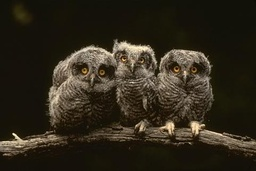
#> input picture input2.jpg, 256 x 171 px, shrunk from 481 x 321 before the run
$ python kmeans_color.py   (Python 2 division)
#> lines starting #> are read from the running program, lines starting #| are printed output that depends on the picture; after the words box and inside, x2 and y2 are one past the last pixel; in counts of white or black regions, pixels touching at a corner belong together; long printed decimals are rounded
import math
from PIL import Image
from pylab import *
import matplotlib.cm as cm
import scipy as sp
import random
from collections import defaultdict
import operator

im = Image.open('input2.jpg')
#> im is the input picture: PIL image 256x171 RGB; mean R, G, B 47.3, 40.6, 27.5
arr = np.asarray(im)

out = Image.open('out2.jpg').convert('L')
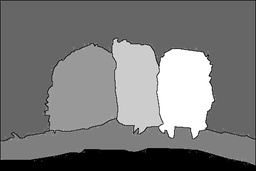
#> input picture out2.jpg, 256 x 171 px, shrunk from 481 x 321 before the run
#> out is the input picture: PIL image 256x171 L; min 0, max 255, mean 121
arr_out = np.asarray(out)

rows,columns = np.shape(arr_out)
#> rows = 171; columns = 256
print 'background pixel level',arr_out[0][0]
#| background pixel level 49

#print '\nrows',rows,'columns',columns
ground_out = np.zeros((rows,columns))


''' Converting ground truth image into binary image for evaluation'''

for i in range(rows):
	for j in range(columns):
		if arr_out[i][j] > 120:
			ground_out[i][j] = 0

		else:
			ground_out[i][j] = 1
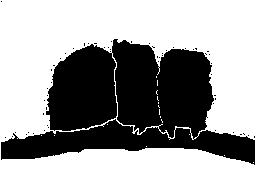
#> ground_out: shape (171, 256) float64; values 0 (black) and 1 (white), 59.7% white; 57 black regions (56 under 20 px), largest, box (x1, y1, x2, y2) and area: (1, 39, 255, 165) 17562

plt.figure()
plt.imshow(ground_out, cmap="Greys_r")
plt.show()


shape = np.shape(arr)
#> shape = (171, 256, 3)

rows = shape[0]
columns = shape[1]

'''obtaining 6 random centroid points'''

r_points = [ random.randint(0, 255) for i in range(6) ]
#> r_points = [197, 215, 20, 132, 248, 207]
g_points = [ random.randint(0, 255) for i in range(6) ]
#> g_points = [155, 244, 183, 111, 71, 144]
b_points = [ random.randint(0, 255) for i in range(6) ]

grey_l = defaultdict(list)

''' Grey scale levels corresponding to 6 clusters'''

grey1 = 40
grey2 = 80
grey3 = 120
grey4 = 160
grey5 = 200
grey6 = 240

grey_l[0] = 40
grey_l[1] = 80
grey_l[2] = 120
grey_l[3] = 160
grey_l[4] = 200
grey_l[5] = 240


g = defaultdict(list)

g2 = []
g3 = []
g4 = []
g5 = []
g6 = []

end = np.zeros((rows,columns))
zavg = [0,0,0]

''' computing average centroids after every iteration'''

def find_centroids(g):
	red_cent_list = []
	blue_cent_list = []
	green_cent_list = []
	#print '0 shape',np.shape(g)
	for i in range(0,6):
		array = np.matrix(g[i])
		avg = np.mean(array,0)
		#print '\naverage values',avg
		pavg = np.ravel(avg)
		#print '2 shape', np.shape(pavg)
		#print 'pavg', pavg
		if not len(pavg):
			red_cent_list.append(zavg[0])
			blue_cent_list.append(zavg[1])
			green_cent_list.append(zavg[2])
		else:
			red_cent_list.append(pavg[0])
			blue_cent_list.append(pavg[1])
			green_cent_list.append(pavg[2])
	return[red_cent_list,blue_cent_list,green_cent_list]


''' Computing 10 iterations to obtain converged centroids of six clusters'''

for it in range(0,10):
	print '\niteration',it
	g= defaultdict(list)
	for r in range(rows):
		for c in range(columns):
			img = arr[r][c]
			#print '\nimg', img
			red = img[0]
			green = img[1]
			blue =  img[2]
			#print '\n red',red,'blue',blue,'green',green

			distance_list = []
			for k in range(0,6):
				''' computing absolute distance from each of the cluster and assigning it to a particular cluster based on distance'''
				#print '\n red ref point',r_points[k],'blue ref point ',b_points[k],'green ref point',g_points[k]
				distance = math.sqrt(((int(r_points[k])- red)**2)+((int(g_points[k]) - green)**2)+((int(b_points[k])-blue)**2))
				#print '\ndistance',distance
				distance_list.append(distance)
			#print '\ndistance list',distance_list
			index, value = min(enumerate(distance_list), key=operator.itemgetter(1))
			end[r][c] = grey_l[index]
			#print '\nindex',index
			g[index].append([red,blue,green])
	centroids= find_centroids(g)
	#print 'centroids',centroids
	r_points = []
	b_points = []
	g_points = []
	r_points = centroids[0]
	b_points = centroids[1]
	g_points = centroids[2]
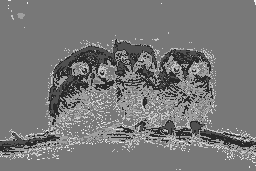
#> end: shape (171, 256) float64; min 40, max 240, mean 119.7
	#print '\nr points',r_points
	#print '\nb points',b_points
	#print '\ng points',g_points


''' From observation we know that ground truth image pixel[0,0] is part of background. This is used for evaluation'''

result = np.zeros((rows,columns))
ref_val = end[0][0]
#> ref_val = 120
#print '\nref_val',ref_val
for i in range(rows):
	for j in range(columns):
		if end[i][j] ==  ref_val:
			result[i][j] = 1

		else:
			result[i][j] = 0
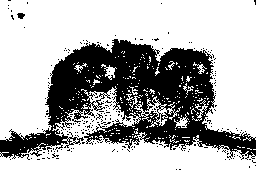
#> result: shape (171, 256) float64; values 0 (black) and 1 (white), 68.3% white; 216 black regions (214 under 20 px), largest, box (x1, y1, x2, y2) and area: (0, 39, 256, 160) 13422, (17, 13, 25, 19) 34


''' ********************************** Calculation of Tpr, Fpr, F-Score ***************************************************'''


tp = 0
tn = 0
fn = 0
fp = 0

for i in range(rows):
	for j in range(columns):
		if ground_out[i][j] == 1 and result[i][j] == 1:
			tp = tp + 1
		if ground_out[i][j] == 0 and result[i][j] == 0:
			tn = tn + 1
		if ground_out[i][j] == 1 and result[i][j] == 0:
			fn = fn + 1
		if ground_out[i][j] == 0 and result[i][j] == 1:
			fp = fp + 1


print '\n************Calculation of Tpr, Fpr, F-Score********************'

#TP rate = TP/TP+FN
tpr= float(tp)/(tp+fn)
print "\nTPR is:",tpr
#| TPR is: 0.9625

#fp rate is
fpr= float(fp)/(fp+tn)
print "\nFPR is:",fpr
#| FPR is: 0.2679

#F-score as 2TP/(2TP + FP + FN)
fscore = float(2*tp)/((2*tp)+fp+fn)
print "\nFscore:",fscore
#| Fscore: 0.8981


plt.figure()
plt.imshow(end)
plt.show()


'''displaying the clusters in different gray scale levels'''
plt.figure()
plt.imshow(result, cmap="Greys_r")
plt.colorbar()
plt.show()
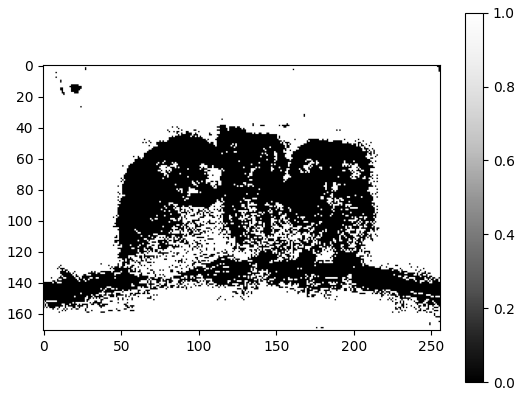
#> figure drawn by matplotlib, 2 panels
